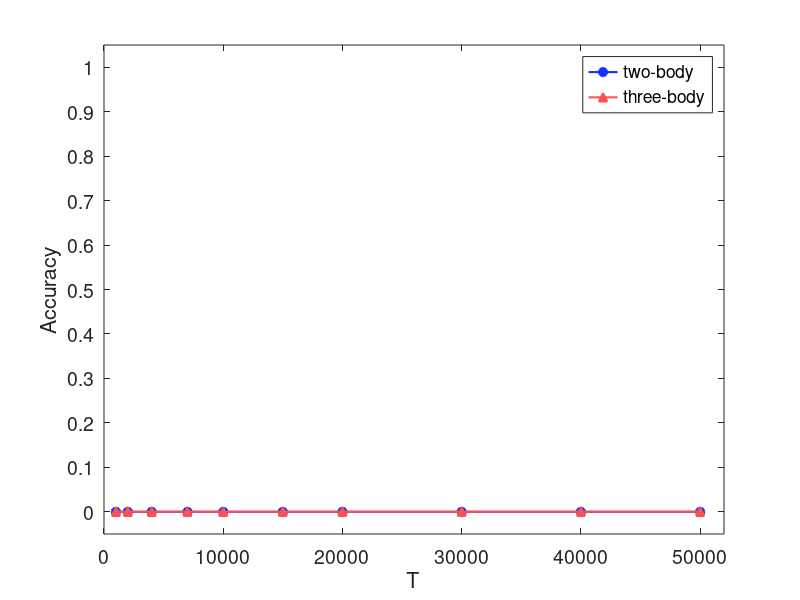
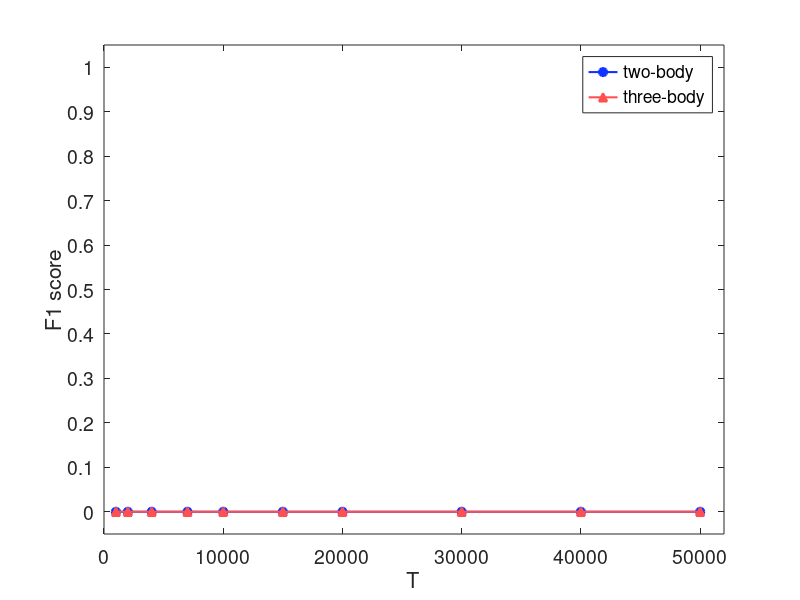

These figures' MATLAB source, in order:
clear,clc;

%%
pathname1 = '..\matData\';  % 单纯复形
pathname3 = '..\RematData\';

pathname2 = '..\matData2\';  % 超图
pathname4 = '..\RematData2\';

% 获取指定文件夹下的所有 .mat 文件
files = dir(fullfile(pathname1, '*.mat'));
% 提取文件名
fileNames = {files.name};
networkType = 'ER';  % 选定网络类型
Lambda = 1e-3;  % lasso parameter
Timespan = [1000, 2000, 4000, 7000, 10000, 15000, 20000, 30000, 40000, 50000];

%% Reconstruction Network
for i = 1:length(fileNames)
    filename = fileNames{i};

    result = strsplit(filename, '_');
    % Extraction networks parameters
    numbers = regexp(result{3}, '\d+', 'match');
    nNodes = str2double(numbers);
    %numbers = regexp(result{5}, '\d+', 'match');
    %kB = str2double(numbers);

    %matches = regexp(filename, 'm(\d+)', 'tokens');
    %numbers = cellfun(@(x) str2double(x{1}), matches); % 将捕获的数字字符串转换为数值
    %if startsWith(filename, networkType) && endsWith(filename, strcat(num2str(numTriangles), '.mat'))
    if startsWith(filename, networkType) && nNodes==100
        disp(filename)
        load(strcat(pathname1, filename));
        %[ori_A_adj, P3_tensor] = Reconstruction_TS(UAU_state_nodes, SIS_state_nodes, Lambda);
        %[ori_A_adj, P3_tensor] = Reconstruction_TS_GPU(UAU_state_nodes, SIS_state_nodes);
        %[ori_A_adj, P3_tensor] = Reconstruction_TStaylor2_GPUUUU(UAU_state_nodes, SIS_state_nodes);
        [ori_A_adj, P3_tensor] = Reconstruction_TStaylor5_GPU(UAU_state_nodes, SIS_state_nodes);
        save(strcat(pathname3, 'TSL', num2str(Lambda), '_', filename), 'A1', 'A2', 'B', 'ori_A_adj', 'P3_tensor');
    end
end

%% Evaluation Indicators Calculation
files2 = dir(fullfile(pathname3, '*.mat'));  % 获取指定文件夹下的所有 .mat 文件
fileNames2 = {files2.name};  % 提取文件名

ACC_two_body = zeros(length(Timespan), 2);
ACC_three_body = zeros(length(Timespan), 2);
F1_two_body = zeros(length(Timespan), 2);
F1_three_body = zeros(length(Timespan), 2);
k=1;
for i = 1:length(fileNames2)
    filename = fileNames2{i};
    result = strsplit(filename, '_');
    % Extraction networks parameters
    numbers = regexp(result{5}, '\d+', 'match');
    kA = str2double(numbers);
    numbers = regexp(result{6}, '\d+', 'match');
    kB = str2double(numbers);
    
    if startsWith(filename, strcat('L', num2str(Lambda), '_', networkType)) && kA==4 && kB==4 && endsWith(filename, strcat(num2str(numTriangles), '.mat'))
        disp(filename)
        
        matches = regexp(filename, 'm(\d+)', 'tokens');
        numbers = cellfun(@(x) str2double(x{1}), matches); % 将捕获的数字字符串转换为数值

        load(strcat(pathname3, filename));
        %P3_tensor = -P3_tensor; % 重构结果由负变正
        %ori_A_adj = -ori_A_adj; % 重构结果由负变正
        %[ori_A_bin, triangles_pred] = truncation(ori_A_adj, P3_tensor);
        %[ori_A_bin, triangles_pred] = truncation_bayes(ori_A_adj, P3_tensor, A1, A2);
        %[ACC, F1, ACC_tri, F1_tri] = EvaluationIndicators_Cal2(A1, A2, ori_A_bin, triangles_pred);
        [ACC, F1, ACC_tri, F1_tri] = EvaluationIndicators_Cal4(A1, A2, ori_A_adj, P3_tensor);
        ACC_two_body(k, :) = [numbers, ACC]; ACC_three_body(k, :) = [numbers, ACC_tri];
        F1_two_body(k, :) = [numbers, F1]; F1_three_body(k, :) = [numbers, F1_tri];
        k = k+1;
    end
end
ACC_two_body = sortrows(ACC_two_body, 1);
ACC_three_body = sortrows(ACC_three_body, 1);
F1_two_body = sortrows(F1_two_body, 1);
F1_three_body = sortrows(F1_three_body, 1);

%% Figures
color_two_body = [15/255, 52/255, 255/255]; % 自定义二体：蓝色
color_three_body = [255/255, 80/255, 80/255]; % 自定义三体：红色

% ACC
figure;
plot(Timespan, ACC_two_body(:,2), 'o-', 'LineWidth', 1.5, 'MarkerFaceColor', color_two_body, 'Color', color_two_body);
hold on;
plot(Timespan, ACC_three_body(:,2), '^-', 'LineWidth', 1.5, 'MarkerFaceColor', color_three_body, 'Color', color_three_body);

% 添加图例和图表标题，使用 'Location' 选项自动放置图例，避免遮挡数据点
legend('two-body', 'three-body', 'Location', 'best', 'FontSize', 14);
xlabel('T', 'FontSize', 20);
ylabel('Accuracy', 'FontSize', 20);

% 设置坐标轴范围，使其比数据的最大值大一点
xlim([0 max(Timespan) + 2000]); % 横坐标留出更多空间
ylim([-0.05 1.05]); % 纵坐标留出更多空间

% 设置纵坐标的刻度间隔为0.1
yticks(0:0.1:1);

% 设置坐标轴上刻度标签的字号
set(gca, 'FontSize', 14);


% F1
figure;
plot(Timespan, F1_two_body(:,2), 'o-', 'LineWidth', 1.5, 'MarkerFaceColor', color_two_body, 'Color', color_two_body);
hold on;
plot(Timespan, F1_three_body(:,2), '^-', 'LineWidth', 1.5, 'MarkerFaceColor', color_three_body, 'Color', color_three_body);

% 添加图例和图表标题，使用 'Location' 选项自动放置图例，避免遮挡数据点
legend('two-body', 'three-body', 'Location', 'best', 'FontSize', 14);
xlabel('T', 'FontSize', 20);
ylabel('F1 score', 'FontSize', 20);

% 设置坐标轴范围，使其比数据的最大值大一点
xlim([0 max(Timespan) + 2000]); % 横坐标留出更多空间
ylim([-0.05 1.05]); % 纵坐标留出更多空间

% 设置纵坐标的刻度间隔为0.1
yticks(0:0.1:1);

% 设置坐标轴上刻度标签的字号
set(gca, 'FontSize', 14);
